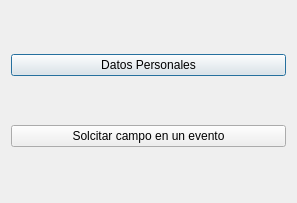
<?xml version="1.0" encoding="UTF-8"?>
<ui version="4.0">
 <class>InterfazEstu</class>
 <widget class="QDialog" name="InterfazEstu">
  <property name="geometry">
   <rect>
    <x>0</x>
    <y>0</y>
    <width>297</width>
    <height>203</height>
   </rect>
  </property>
  <property name="windowTitle">
   <string>Estudiante</string>
  </property>
  <layout class="QVBoxLayout" name="verticalLayout">
   <item>
    <widget class="QPushButton" name="pushButton">
     <property name="text">
      <string>Datos Personales</string>
     </property>
    </widget>
   </item>
   <item>
    <widget class="QPushButton" name="pushButton_2">
     <property name="text">
      <string>Solcitar campo en un evento</string>
     </property>
    </widget>
   </item>
  </layout>
 </widget>
 <resources/>
 <connections/>
</ui>
